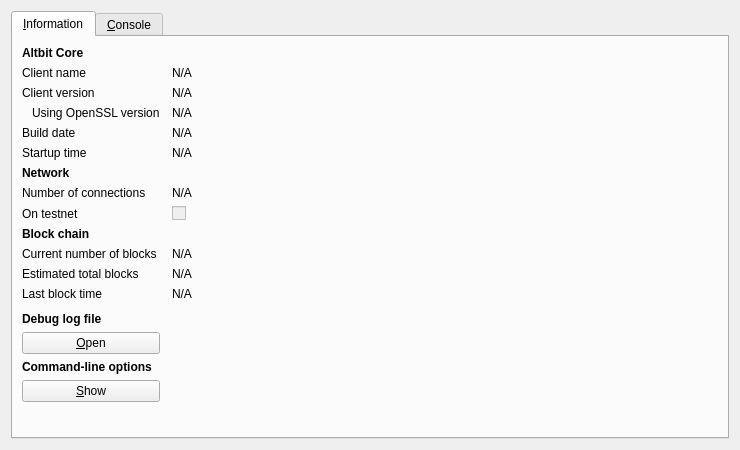
<?xml version="1.0" encoding="UTF-8"?>
<ui version="4.0">
 <class>RPCConsole</class>
 <widget class="QDialog" name="RPCConsole">
  <property name="geometry">
   <rect>
    <x>0</x>
    <y>0</y>
    <width>740</width>
    <height>450</height>
   </rect>
  </property>
  <property name="windowTitle">
   <string>Altbit - Debug window</string>
  </property>
  <layout class="QVBoxLayout" name="verticalLayout_2">
   <item>
    <widget class="QTabWidget" name="tabWidget">
     <property name="currentIndex">
      <number>0</number>
     </property>
     <widget class="QWidget" name="tab_info">
      <attribute name="title">
       <string>&amp;Information</string>
      </attribute>
      <layout class="QGridLayout" name="gridLayout" columnstretch="0,1">
       <property name="horizontalSpacing">
        <number>12</number>
       </property>
       <item row="0" column="0">
        <widget class="QLabel" name="label_9">
         <property name="font">
          <font>
           <weight>75</weight>
           <bold>true</bold>
          </font>
         </property>
         <property name="text">
          <string>Altbit Core</string>
         </property>
        </widget>
       </item>
       <item row="1" column="0">
        <widget class="QLabel" name="label_5">
         <property name="text">
          <string>Client name</string>
         </property>
        </widget>
       </item>
       <item row="1" column="1">
        <widget class="QLabel" name="clientName">
         <property name="cursor">
          <cursorShape>IBeamCursor</cursorShape>
         </property>
         <property name="text">
          <string>N/A</string>
         </property>
         <property name="textFormat">
          <enum>Qt::PlainText</enum>
         </property>
         <property name="textInteractionFlags">
          <set>Qt::LinksAccessibleByMouse|Qt::TextSelectableByKeyboard|Qt::TextSelectableByMouse</set>
         </property>
        </widget>
       </item>
       <item row="2" column="0">
        <widget class="QLabel" name="label_6">
         <property name="text">
          <string>Client version</string>
         </property>
        </widget>
       </item>
       <item row="2" column="1">
        <widget class="QLabel" name="clientVersion">
         <property name="cursor">
          <cursorShape>IBeamCursor</cursorShape>
         </property>
         <property name="text">
          <string>N/A</string>
         </property>
         <property name="textFormat">
          <enum>Qt::PlainText</enum>
         </property>
         <property name="textInteractionFlags">
          <set>Qt::LinksAccessibleByMouse|Qt::TextSelectableByKeyboard|Qt::TextSelectableByMouse</set>
         </property>
        </widget>
       </item>
       <item row="3" column="0">
        <widget class="QLabel" name="label_14">
         <property name="text">
          <string>Using OpenSSL version</string>
         </property>
         <property name="indent">
          <number>10</number>
         </property>
        </widget>
       </item>
       <item row="3" column="1">
        <widget class="QLabel" name="openSSLVersion">
         <property name="cursor">
          <cursorShape>IBeamCursor</cursorShape>
         </property>
         <property name="text">
          <string>N/A</string>
         </property>
         <property name="textFormat">
          <enum>Qt::PlainText</enum>
         </property>
         <property name="textInteractionFlags">
          <set>Qt::LinksAccessibleByMouse|Qt::TextSelectableByKeyboard|Qt::TextSelectableByMouse</set>
         </property>
        </widget>
       </item>
       <item row="4" column="0">
        <widget class="QLabel" name="label_12">
         <property name="text">
          <string>Build date</string>
         </property>
        </widget>
       </item>
       <item row="4" column="1">
        <widget class="QLabel" name="buildDate">
         <property name="cursor">
          <cursorShape>IBeamCursor</cursorShape>
         </property>
         <property name="text">
          <string>N/A</string>
         </property>
         <property name="textFormat">
          <enum>Qt::PlainText</enum>
         </property>
         <property name="textInteractionFlags">
          <set>Qt::LinksAccessibleByMouse|Qt::TextSelectableByKeyboard|Qt::TextSelectableByMouse</set>
         </property>
        </widget>
       </item>
       <item row="5" column="0">
        <widget class="QLabel" name="label_13">
         <property name="text">
          <string>Startup time</string>
         </property>
        </widget>
       </item>
       <item row="5" column="1">
        <widget class="QLabel" name="startupTime">
         <property name="cursor">
          <cursorShape>IBeamCursor</cursorShape>
         </property>
         <property name="text">
          <string>N/A</string>
         </property>
         <property name="textFormat">
          <enum>Qt::PlainText</enum>
         </property>
         <property name="textInteractionFlags">
          <set>Qt::LinksAccessibleByMouse|Qt::TextSelectableByKeyboard|Qt::TextSelectableByMouse</set>
         </property>
        </widget>
       </item>
       <item row="6" column="0">
        <widget class="QLabel" name="label_11">
         <property name="font">
          <font>
           <weight>75</weight>
           <bold>true</bold>
          </font>
         </property>
         <property name="text">
          <string>Network</string>
         </property>
        </widget>
       </item>
       <item row="7" column="0">
        <widget class="QLabel" name="label_7">
         <property name="text">
          <string>Number of connections</string>
         </property>
        </widget>
       </item>
       <item row="7" column="1">
        <widget class="QLabel" name="numberOfConnections">
         <property name="cursor">
          <cursorShape>IBeamCursor</cursorShape>
         </property>
         <property name="text">
          <string>N/A</string>
         </property>
         <property name="textFormat">
          <enum>Qt::PlainText</enum>
         </property>
         <property name="textInteractionFlags">
          <set>Qt::LinksAccessibleByMouse|Qt::TextSelectableByKeyboard|Qt::TextSelectableByMouse</set>
         </property>
        </widget>
       </item>
       <item row="8" column="0">
        <widget class="QLabel" name="label_8">
         <property name="text">
          <string>On testnet</string>
         </property>
        </widget>
       </item>
       <item row="8" column="1">
        <widget class="QCheckBox" name="isTestNet">
         <property name="enabled">
          <bool>false</bool>
         </property>
         <property name="text">
          <string/>
         </property>
        </widget>
       </item>
       <item row="9" column="0">
        <widget class="QLabel" name="label_10">
         <property name="font">
          <font>
           <weight>75</weight>
           <bold>true</bold>
          </font>
         </property>
         <property name="text">
          <string>Block chain</string>
         </property>
        </widget>
       </item>
       <item row="10" column="0">
        <widget class="QLabel" name="label_3">
         <property name="text">
          <string>Current number of blocks</string>
         </property>
        </widget>
       </item>
       <item row="10" column="1">
        <widget class="QLabel" name="numberOfBlocks">
         <property name="cursor">
          <cursorShape>IBeamCursor</cursorShape>
         </property>
         <property name="text">
          <string>N/A</string>
         </property>
         <property name="textFormat">
          <enum>Qt::PlainText</enum>
         </property>
         <property name="textInteractionFlags">
          <set>Qt::LinksAccessibleByMouse|Qt::TextSelectableByKeyboard|Qt::TextSelectableByMouse</set>
         </property>
        </widget>
       </item>
       <item row="11" column="0">
        <widget class="QLabel" name="label_4">
         <property name="text">
          <string>Estimated total blocks</string>
         </property>
        </widget>
       </item>
       <item row="11" column="1">
        <widget class="QLabel" name="totalBlocks">
         <property name="cursor">
          <cursorShape>IBeamCursor</cursorShape>
         </property>
         <property name="text">
          <string>N/A</string>
         </property>
         <property name="textFormat">
          <enum>Qt::PlainText</enum>
         </property>
         <property name="textInteractionFlags">
          <set>Qt::LinksAccessibleByMouse|Qt::TextSelectableByKeyboard|Qt::TextSelectableByMouse</set>
         </property>
        </widget>
       </item>
       <item row="12" column="0">
        <widget class="QLabel" name="label_2">
         <property name="text">
          <string>Last block time</string>
         </property>
        </widget>
       </item>
       <item row="12" column="1">
        <widget class="QLabel" name="lastBlockTime">
         <property name="cursor">
          <cursorShape>IBeamCursor</cursorShape>
         </property>
         <property name="text">
          <string>N/A</string>
         </property>
         <property name="textFormat">
          <enum>Qt::PlainText</enum>
         </property>
         <property name="textInteractionFlags">
          <set>Qt::LinksAccessibleByMouse|Qt::TextSelectableByKeyboard|Qt::TextSelectableByMouse</set>
         </property>
        </widget>
       </item>
       <item row="13" column="0">
        <spacer name="verticalSpacer_2">
         <property name="orientation">
          <enum>Qt::Vertical</enum>
         </property>
         <property name="sizeHint" stdset="0">
          <size>
           <width>20</width>
           <height>20</height>
          </size>
         </property>
        </spacer>
       </item>
       <item row="14" column="0">
        <widget class="QLabel" name="labelDebugLogfile">
         <property name="font">
          <font>
           <weight>75</weight>
           <bold>true</bold>
          </font>
         </property>
         <property name="text">
          <string>Debug log file</string>
         </property>
        </widget>
       </item>
       <item row="15" column="0">
        <widget class="QPushButton" name="openDebugLogfileButton">
         <property name="toolTip">
          <string>Open the Altbit debug log file from the current data directory. This can take a few seconds for large log files.</string>
         </property>
         <property name="text">
          <string>&amp;Open</string>
         </property>
         <property name="autoDefault">
          <bool>false</bool>
         </property>
        </widget>
       </item>
       <item row="16" column="0">
        <widget class="QLabel" name="labelCLOptions">
         <property name="font">
          <font>
           <weight>75</weight>
           <bold>true</bold>
          </font>
         </property>
         <property name="text">
          <string>Command-line options</string>
         </property>
        </widget>
       </item>
       <item row="17" column="0">
        <widget class="QPushButton" name="showCLOptionsButton">
         <property name="toolTip">
          <string>Show the Altbit-Qt help message to get a list with possible Altbit command-line options.</string>
         </property>
         <property name="text">
          <string>&amp;Show</string>
         </property>
         <property name="autoDefault">
          <bool>false</bool>
         </property>
        </widget>
       </item>
       <item row="18" column="0">
        <spacer name="verticalSpacer">
         <property name="orientation">
          <enum>Qt::Vertical</enum>
         </property>
         <property name="sizeHint" stdset="0">
          <size>
           <width>20</width>
           <height>40</height>
          </size>
         </property>
        </spacer>
       </item>
      </layout>
     </widget>
     <widget class="QWidget" name="tab_console">
      <attribute name="title">
       <string>&amp;Console</string>
      </attribute>
      <layout class="QVBoxLayout" name="verticalLayout_3">
       <property name="spacing">
        <number>3</number>
       </property>
       <item>
        <widget class="QTextEdit" name="messagesWidget">
         <property name="minimumSize">
          <size>
           <width>0</width>
           <height>100</height>
          </size>
         </property>
         <property name="readOnly">
          <bool>true</bool>
         </property>
         <property name="tabKeyNavigation" stdset="0">
          <bool>false</bool>
         </property>
         <property name="columnCount" stdset="0">
          <number>2</number>
         </property>
        </widget>
       </item>
       <item>
        <layout class="QHBoxLayout" name="horizontalLayout">
         <property name="spacing">
          <number>3</number>
         </property>
         <item>
          <widget class="QLabel" name="label">
           <property name="text">
            <string notr="true">&gt;</string>
           </property>
          </widget>
         </item>
         <item>
          <widget class="QLineEdit" name="lineEdit"/>
         </item>
         <item>
          <widget class="QPushButton" name="clearButton">
           <property name="maximumSize">
            <size>
             <width>24</width>
             <height>24</height>
            </size>
           </property>
           <property name="toolTip">
            <string>Clear console</string>
           </property>
           <property name="text">
            <string/>
           </property>
           <property name="icon">
            <iconset resource="../bitcoin.qrc">
             <normaloff>:/icons/remove</normaloff>:/icons/remove</iconset>
           </property>
           <property name="shortcut">
            <string notr="true">Ctrl+L</string>
           </property>
           <property name="autoDefault">
            <bool>false</bool>
           </property>
          </widget>
         </item>
        </layout>
       </item>
      </layout>
     </widget>
    </widget>
   </item>
  </layout>
 </widget>
 <resources>
  <include location="../bitcoin.qrc"/>
 </resources>
 <connections/>
</ui>
